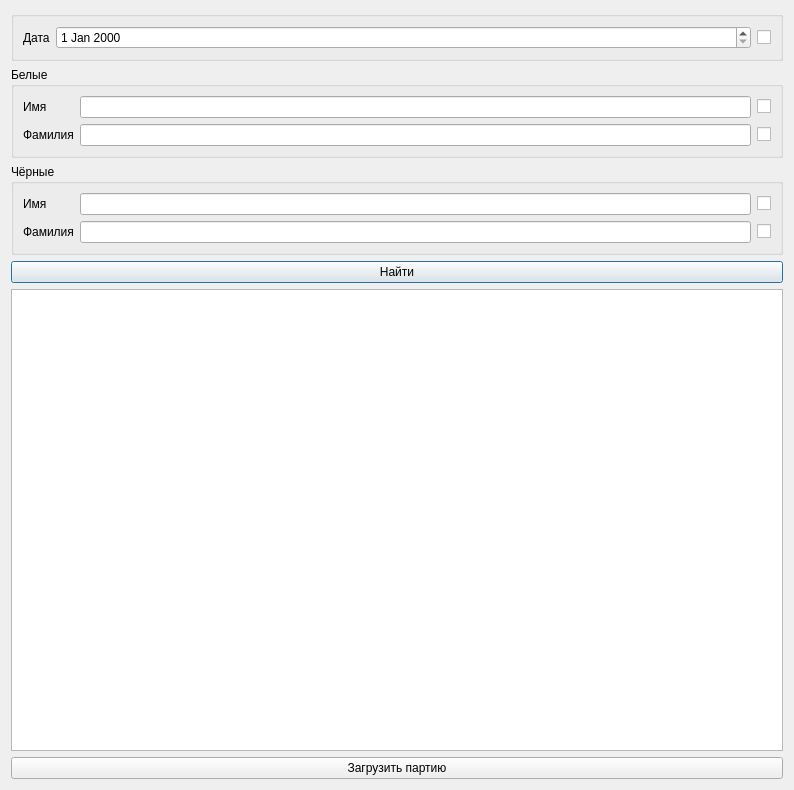
<?xml version="1.0" encoding="UTF-8"?>
<ui version="4.0">
 <class>Dialog</class>
 <widget class="QDialog" name="Dialog">
  <property name="geometry">
   <rect>
    <x>0</x>
    <y>0</y>
    <width>794</width>
    <height>790</height>
   </rect>
  </property>
  <property name="windowTitle">
   <string>Партии</string>
  </property>
  <layout class="QVBoxLayout" name="verticalLayout">
   <item>
    <widget class="QGroupBox" name="groupBox_3">
     <property name="title">
      <string/>
     </property>
     <layout class="QGridLayout" name="gridLayout_3">
      <item row="0" column="0">
       <widget class="QLabel" name="label">
        <property name="sizePolicy">
         <sizepolicy hsizetype="Maximum" vsizetype="Preferred">
          <horstretch>0</horstretch>
          <verstretch>0</verstretch>
         </sizepolicy>
        </property>
        <property name="text">
         <string>Дата</string>
        </property>
       </widget>
      </item>
      <item row="0" column="1">
       <widget class="QDateEdit" name="date_edit_chess_game"/>
      </item>
      <item row="0" column="2">
       <widget class="QCheckBox" name="check_box_chess_game_date">
        <property name="sizePolicy">
         <sizepolicy hsizetype="Maximum" vsizetype="Fixed">
          <horstretch>0</horstretch>
          <verstretch>0</verstretch>
         </sizepolicy>
        </property>
        <property name="text">
         <string/>
        </property>
       </widget>
      </item>
     </layout>
    </widget>
   </item>
   <item>
    <widget class="QGroupBox" name="groupBox">
     <property name="title">
      <string>Белые</string>
     </property>
     <layout class="QGridLayout" name="gridLayout">
      <item row="0" column="1">
       <widget class="QLineEdit" name="line_edit_white_player_first_name"/>
      </item>
      <item row="0" column="2">
       <widget class="QCheckBox" name="check_box_white_player_first_name">
        <property name="text">
         <string/>
        </property>
       </widget>
      </item>
      <item row="1" column="0">
       <widget class="QLabel" name="label_3">
        <property name="text">
         <string>Фамилия</string>
        </property>
       </widget>
      </item>
      <item row="1" column="1">
       <widget class="QLineEdit" name="line_edit_white_player_last_name"/>
      </item>
      <item row="1" column="2">
       <widget class="QCheckBox" name="check_box_white_player_last_name">
        <property name="text">
         <string/>
        </property>
       </widget>
      </item>
      <item row="0" column="0">
       <widget class="QLabel" name="label_2">
        <property name="text">
         <string>Имя</string>
        </property>
       </widget>
      </item>
     </layout>
    </widget>
   </item>
   <item>
    <widget class="QGroupBox" name="groupBox_2">
     <property name="title">
      <string>Чёрные</string>
     </property>
     <layout class="QGridLayout" name="gridLayout_2">
      <item row="0" column="0">
       <widget class="QLabel" name="label_4">
        <property name="text">
         <string>Имя</string>
        </property>
       </widget>
      </item>
      <item row="0" column="1">
       <widget class="QLineEdit" name="line_edit_black_player_first_name"/>
      </item>
      <item row="0" column="2">
       <widget class="QCheckBox" name="check_box_black_player_first_name">
        <property name="text">
         <string/>
        </property>
       </widget>
      </item>
      <item row="1" column="0">
       <widget class="QLabel" name="label_5">
        <property name="text">
         <string>Фамилия</string>
        </property>
       </widget>
      </item>
      <item row="1" column="1">
       <widget class="QLineEdit" name="line_edit_black_player_last_name"/>
      </item>
      <item row="1" column="2">
       <widget class="QCheckBox" name="check_box_black_player_last_name">
        <property name="text">
         <string/>
        </property>
       </widget>
      </item>
     </layout>
    </widget>
   </item>
   <item>
    <widget class="QPushButton" name="push_button_find_game">
     <property name="cursor">
      <cursorShape>PointingHandCursor</cursorShape>
     </property>
     <property name="text">
      <string>Найти</string>
     </property>
    </widget>
   </item>
   <item>
    <widget class="QTableView" name="table_view"/>
   </item>
   <item>
    <widget class="QPushButton" name="push_button_load_chess_game">
     <property name="cursor">
      <cursorShape>PointingHandCursor</cursorShape>
     </property>
     <property name="text">
      <string>Загрузить партию</string>
     </property>
    </widget>
   </item>
  </layout>
 </widget>
 <resources/>
 <connections/>
</ui>
